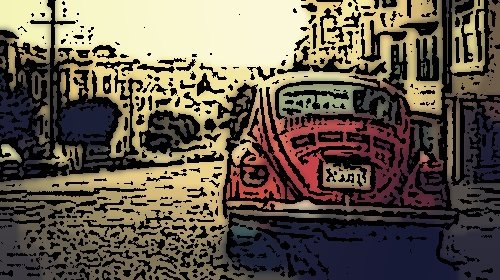
#> input picture Cartoon version.jpg, 500 x 280 px, given in place of car.jpg, which was not available
$ python negativeFilter.py   (Python 2 division)
#> lines starting #> are read from the running program, lines starting #| are printed output that depends on the picture; pictures that were not available may be replaced by others from this repository, and a replacement may not be noted
import cv2

# find max GSV
def findMax(k):
	mx = 0
	for i in k:
		if i>mx:
			mx = i
	return mx

class negativeFilter:

	def __init__(self):
		pass

	def resize(self,image,window_height):
		aspect_ratio = float(image.shape[1])/float(image.shape[0])
		window_width = window_height/aspect_ratio
		image = cv2.resize(image, (int(window_height),int(window_width)))
		return image

	def render(self, img_rgb):
#> called with img_rgb = 'car.jpg'
		img_gray = cv2.imread(img_rgb, 0)
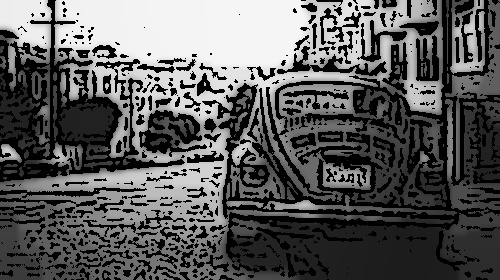
#> img_gray: shape (280, 500); min 0, max 251, mean 91.8
		img_gray = self.resize(img_gray,500)
		#get all image values
		k = []
		for i in range(img_gray.shape[0]):
			for j in range(img_gray.shape[1]):
				k.append(img_gray[i,j])
#> after the loop, k = 140000 items

		L = findMax(k) #max GSV
#> the loop in findMax, `for i in k:` made 140000 passes
#> (i, mx) on passes 1, 14: (237, 237), (238, 238)
#> mx on passes 62, 64, 126, 150, 206, 297: 239, 242, 243, 244, 245, 246
#> after the loop in findMax, `for i in k:`: mx = 251
#> L = 251
		dst = img_gray[:] #copy image

		#update dst
		for i in range(img_gray.shape[0]):
		  for j in range(img_gray.shape[1]):
			dst[i,j] = L - dst[i,j]
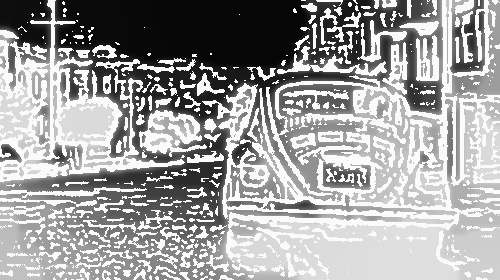
#> dst: shape (280, 500); min 0, max 251, mean 159.2
		return dst


tmp_canvas = negativeFilter()
file_name = "car.jpg" #File_name will come here
res = tmp_canvas.render(file_name)
cv2.imwrite("BW1 version.jpg", res)
cv2.imshow("BW1 version", res)
cv2.waitKey(0)
cv2.destroyAllWindows()
